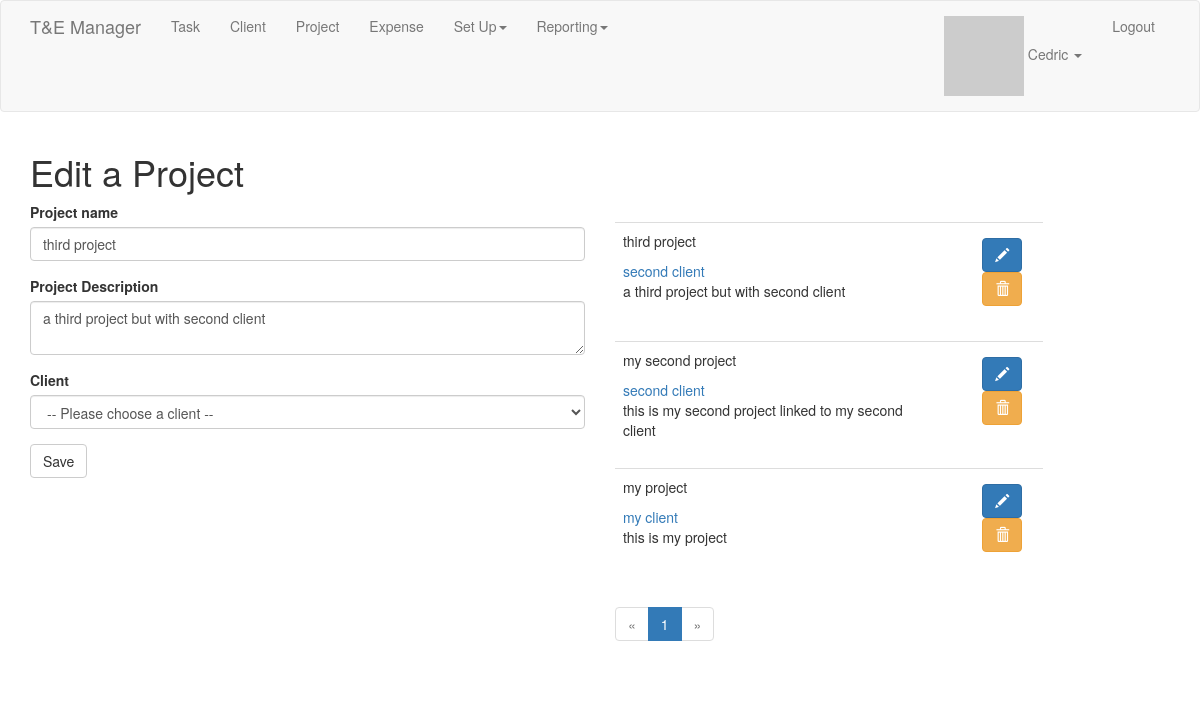
The app's page /edit_project/3 (signed in), older data.
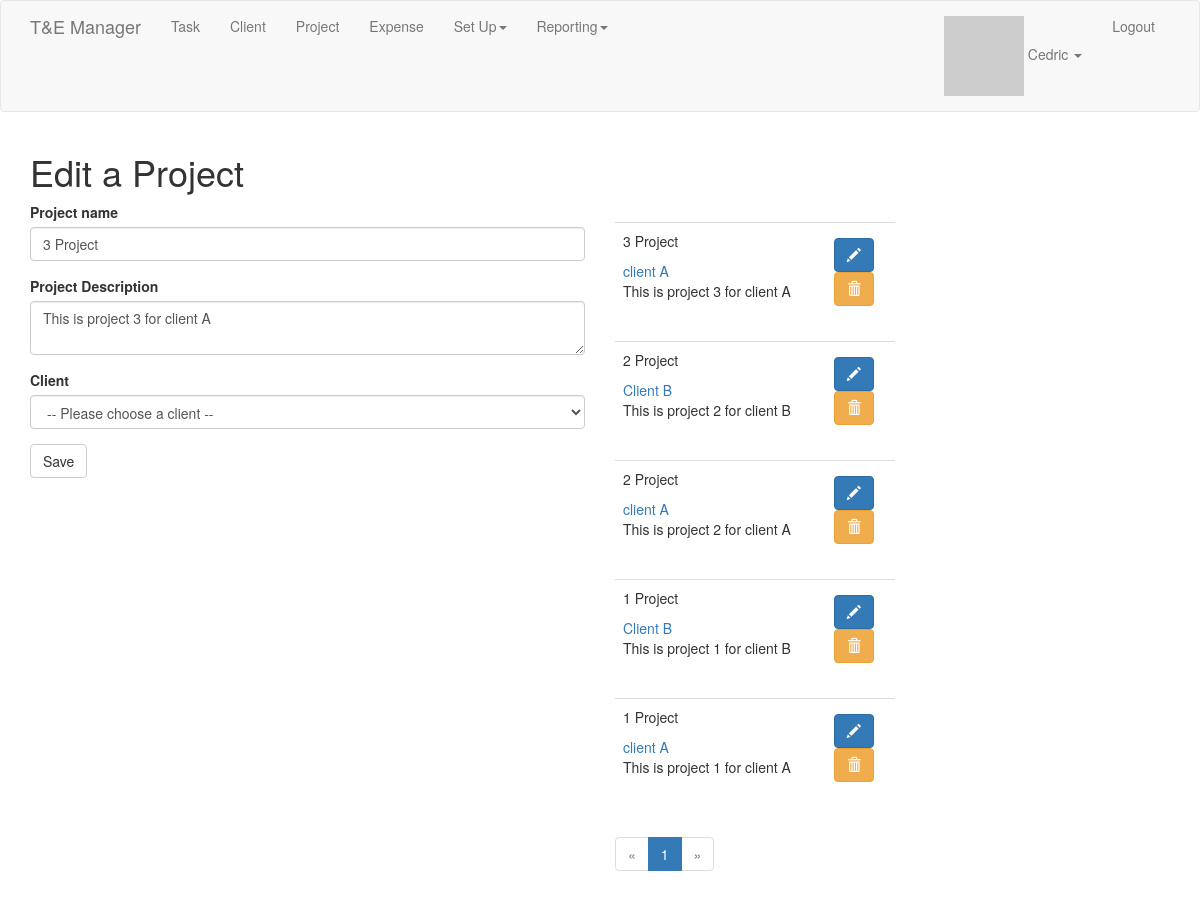
The same page, newer data.
### app/models.py (models this page shows, shortened)
class Project(db.Model):
    id = db.Column(db.Integer, primary_key=True)
    name = db.Column(db.String(64), index=True)
    description = db.Column(db.String(128))
    tasks = db.relationship('Task', backref='project_task', lazy='dynamic')
    user_id = db.Column(db.Integer, db.ForeignKey('user.id'))
    client_id = db.Column(db.Integer, db.ForeignKey('client.id'))

class Client(db.Model):
    id = db.Column(db.Integer, primary_key=True)
    name = db.Column(db.String(64), index=True)
    user_id = db.Column(db.Integer, db.ForeignKey('user.id'))
    address = db.Column(db.String(128))
    tasks = db.relationship('Task', backref='client_task', lazy='dynamic')
    projects = db.relationship('Project', backref='client_project', lazy='dynamic')

### app/projects/routes.py (the view)
@bp.route('/edit_project/<id>', methods=['GET', 'POST'])
@login_required
def edit_project(id):
    project = Project.query.filter_by(id=id).first()
    form = EditProjectForm()
    if current_user.can(Permission.WRITE) and form.validate_on_submit():
        project.name = form.name.data
        project.description = form.description.data
        project.client_id = form.client_id.data.id
        db.session.add(project)
        db.session.commit()
        flash('Your changes have been saved.', 'success')
        return redirect(url_for('projects.add_project'))
    elif request.method == 'GET':
        form.name.data = project.name
        form.description.data = project.description
        form.client_id.data = project.client_project
    page = request.args.get('page', 1, type=int)
    pagination = Project.query.order_by(Project.name.desc()).paginate(page, 5, False)
    projects = pagination.items
    return render_template('projects/edit_project.html', title='Edit Project', form=form, projects=projects,
                           pagination=pagination)

### app/projects/forms.py
class EditProjectForm(FlaskForm):
    name = StringField('Project name', validators=[DataRequired()])
    description = TextAreaField('Project Description', validators=[Length(min=0, max=128)])
    client_id = QuerySelectField('Client', validators=[DataRequired()],
                                 query_factory=get_clients,
                                 allow_blank=True,
                                 get_label='name',
                                 blank_text=u'-- Please choose a client --')
    submit = SubmitField('Save')

### app/main/__init__.py (called while the page is built)
@bp.app_context_processor
def inject_permissions():
    return dict(Permission=Permission)

### app/main/routes.py (called while the page is built)
@bp.before_app_request
def before_request():
    if current_user.is_authenticated:
        current_user.last_seen = datetime.utcnow()
        db.session.commit()

### app/models.py (called while the page is built)
@login.user_loader
def load_user(id):
    return User.query.get(int(id))

    def avatar(self, size):
        digest = md5(self.email.lower().encode('utf-8')).hexdigest()
        return 'https://www.gravatar.com/avatar/{}?d=identicon&s={}'.format(digest, size)

    def can(self, permissions):
        return self.role is not None and (self.role.permissions & permissions) == permissions

### app/templates/projects/edit_project.html
{% extends "base.html" %}
{% import 'bootstrap/wtf.html' as wtf %}
{% import "_macros.html" as macros %}
{% block app_content %}
    <h1>Edit a Project</h1>
    <div class="row">
        <div class="col-md-6">
            {% if current_user.can(Permission.WRITE) %}
                {{ wtf.quick_form(form) }}
            {% endif %}
        </div>
        <div class="col-md-6">
            <div class="pagination">
                {% for project in projects %}
                    {% include 'projects/_project.html' %}
                {% endfor %}
            {{ macros.pagination_widget(pagination, 'projects.add_project') }}
            </div>
        </div>
    </div>
{% endblock %}

### app/templates/projects/_project.html
<table class="table table-hover">
    <tr>
        <td>
            <div class="row">
                <div class="col-md-9">
                    <p> {{ project.name }}</p>
                    <a href="{{ url_for('clients.edit_client', id=project.client_project.id) }}">{{ project.client_project.name }}</a><br>
                    {% autoescape false %}
                    {{ project.description | replace("\n", "<br/>") }}
                    {%  endautoescape %}
                </div>
                <div class="col-md-3">
                    <div class="btn pull-right">
                        <a class="btn btn-primary" href="{{ url_for('projects.edit_project', id=project.id) }}"><span class="glyphicon glyphicon-pencil"></span></a>
                        {% if current_user.is_administrator %}
                        <form method="post" action="{{ url_for('projects.delete_project', id=project.id) }}"><button type="submit" class="btn btn-warning"><span class="glyphicon glyphicon-trash"></span></button></form>
                        {% endif %}
                    </div>
                </div>
            </div>
        </td>
    </tr>
</table>

Row changes from the older to the newer data that the page shows:
changed Project "-- Please choose a client --": name "third project" → "3 Project"; description "a third project but with second client" → "This is project 3 for client A"; client_project.name "second client" → "client A"
added Project: name "2 Project", client_project.name "Client B", description "This is project 2 for client B"
changed Project: name "my second project" → "2 Project"; client_project.name "second client" → "client A"; description "this is my second project linked to my second client" → "This is project 2 for client A"
added Project: name "1 Project", client_project.name "Client B", description "This is project 1 for client B"
changed Project: name "my project" → "1 Project"; client_project.name "my client" → "client A"; description "this is my project" → "This is project 1 for client A"
